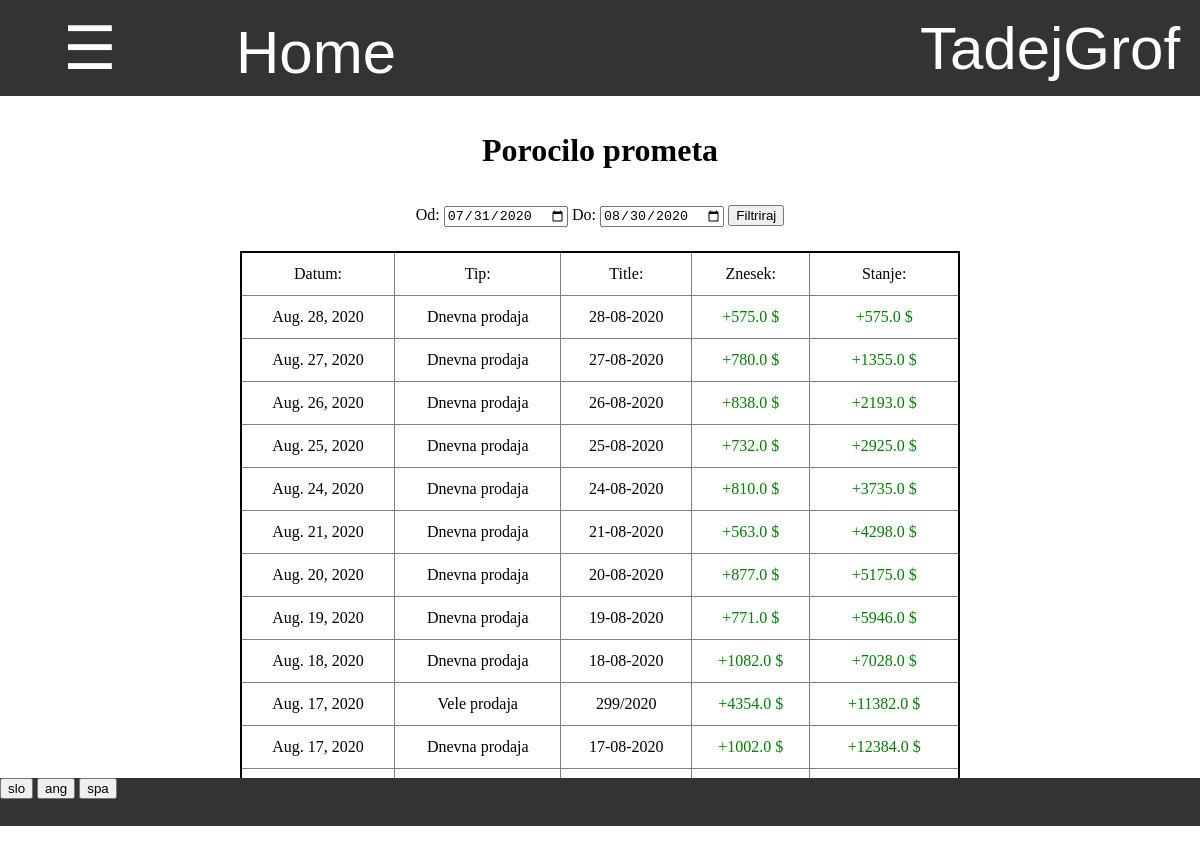
The app's page /zaloga/porocilo/porocilo_prometa (signed in) with its own data.
### program/models.py (models this page shows, shortened)
class Profil(models.Model):
    user = models.OneToOneField(User,on_delete=models.CASCADE)
    jezik =  models.CharField(default="spa",max_length=3, choices=JEZIKI)
    aktivna_zaloga = models.ForeignKey(Zaloga, default=1, on_delete=models.CASCADE)
    dovoljene_zaloge = models.ManyToManyField(Zaloga, related_name = "dovoljene")
    stranka = models.OneToOneField(Stranka, on_delete=models.CASCADE, default=None, null=True, blank=True)
    celo_ime = models.CharField(default="",max_length=40)
    tip_banke = models.CharField(default="",max_length=40)
    stevilka_racuna = models.CharField(default="",max_length=40)
    telefon = models.CharField(default="",max_length=40)

### zaloga/models.py (models this page shows, shortened)
class Dnevna_prodaja(models.Model):
    zaloga = models.ForeignKey(Zaloga, default=1, on_delete=models.CASCADE)
    prodaja = models.ForeignKey(Prodaja, default=1, on_delete=models.CASCADE)
    datum = models.DateField(default=timezone.now)
    title = models.CharField(default="", max_length=20)
    tip = 'dnevna_prodaja'
    @property
    def skupna_cena(self):
        cena = 0
        for vnos in Vnos.objects.filter(baza__dnevna_prodaja=self,baza__status="veljavno"):
            cena += vnos.cena * vnos.stevilo
        return cena

class Baza(models.Model):
    author = models.ForeignKey(User,default=1, on_delete=models.CASCADE)
    title = models.CharField(default="",max_length=15)
    datum = models.DateField(default=timezone.now)
    zaloga = models.ForeignKey(Zaloga, default=1 ,on_delete=models.CASCADE)
    status = models.CharField(default="aktivno",max_length=10)
    sprememba_zaloge = models.IntegerField(default = -1)
    tip = models.CharField(default="prevzem",max_length=20, choices=TIPI_BAZE)
    kontejner = models.OneToOneField(Kontejner,null=True,default=None,blank=True, on_delete=models.CASCADE)
    popust = models.IntegerField(default = None, null=True, blank=True)
    stranka = models.ForeignKey(Stranka, on_delete=models.CASCADE, default=None, null=True, blank=True)
    cas = models.TimeField(default=None,null=True,blank=True)
    dnevna_prodaja = models.ForeignKey(Dnevna_prodaja, on_delete=models.CASCADE, default=None, null=True, blank=True)
    prevoz = models.DecimalField(default=None,null=True,blank=True,max_digits=5, decimal_places=2)
    @property
    def skupno_stevilo(self):
        stevilo = 0
        for vnos in self.vnos_set.all():
            stevilo += vnos.stevilo
        return stevilo
    @property
    def skupna_cena(self):
        try:
            cena = 0
            for vnos in self.vnos_set.all():
                cena += vnos.skupna_cena
            return cena
        except:
            return None
    @property
    def cena_popusta(self):
        try:
            return round(float(self.skupna_cena) * (self.popust / 100))
        except:
            return None
    @property
    def cena_prevoza(self):
        if self.prevoz != None:
            return round(float(self.skupno_stevilo * self.prevoz))
    @property
    def koncna_cena(self):
        try:
            if self.prevoz != None:
                return self.skupna_cena - self.cena_popusta + self.cena_prevoza
            else:
                return self.skupna_cena - self.cena_popusta
        except:
            return None

### zaloga/my_views/stroski_views.py (the view, shortened to what this page needs)
# urls.py: path('porocilo_prometa',stroski_views.porocilo_prometa, name='porocilo_prometa'),
def porocilo_prometa(request):
    danes = datetime.date.today().strftime('%Y-%m-%d')
    pred_mescem =  (datetime.date.today() - datetime.timedelta(days=30)).strftime('%Y-%m-%d')
    od = request.GET.get('od',pred_mescem)
    do = request.GET.get('do', danes)
    stroski = Stroski_Group.objects.all().filter(datum__gte = od, datum__lte = do).order_by('-datum','-pk').prefetch_related('strosek_set')
    vele_prodaje = Baza.objects.all().filter(tip="vele_prodaja",datum__gte=od,datum__lte=do,status="veljavno").order_by('-datum','-pk').prefetch_related('vnos_set')
    dnevne_prodaje = Dnevna_prodaja.objects.all().filter(datum__gte=od,datum__lte=do).order_by('-datum','-pk')
    promet = []
    for vele_prodaja in vele_prodaje.iterator():
        slovar = {
            'tip':'Vele prodaja',
            'znesek':float(vele_prodaja.koncna_cena),
            'title':vele_prodaja.title,
            'datum':vele_prodaja.datum,
        }
        promet.append(slovar)
    for dnevna_prodaja in dnevne_prodaje.iterator():
        slovar = {
            'tip':'Dnevna prodaja',
            'znesek':float(dnevna_prodaja.skupna_cena),
            'title':dnevna_prodaja.title,
            'datum':dnevna_prodaja.datum,
        }
        promet.append(slovar)
    promet = sorted(promet,key = lambda i: (i['datum'],i['tip'],i['znesek']), reverse=True)
    pretok, skupno = pregled_prometa(promet)
    slovar = {
        'pretok':pretok,
        'skupno':skupno,
        'promet':promet,
        'od':od,
        'do':do,
    }
    return pokazi_stran(request,'porocilo/porocilo.html',slovar)

### program/models.py (called while the page is built)
    @property
    def vrni_jezike(self):
        return JEZIKI

### request_funkcije.py (called while the page is built)
def vrni_slovar(request):
    with open('slovar.json') as dat:
        slovar = json.load(dat)
    return slovar

def pokazi_stran(request, html, baze={}):
    je_stranka = False
    program = Program.objects.first()
    zaloga = request.user.profil.aktivna_zaloga
    if request.user.profil.stranka != None:
        je_stranka = True
    slovar = {'je_stranka':je_stranka,'program':program,'slovar':vrni_slovar(request),'jezik':request.user.profil.jezik}
    slovar.update(baze)
    if not 'zaloga' in baze:
        slovar.update({'zaloga':zaloga})
    slovar.update({'zaloga_pk':slovar['zaloga'].pk})
    return render(request, html, slovar)

### zaloga/models.py (called while the page is built)
    @property
    def tipi_prodaj(self):
        return json.loads(self.tipi_prodaje)

    @property
    def skupna_cena(self):
        try:
            return self.stevilo * self.cena
        except:
            return None

### zaloga/my_views/stroski_views.py (called while the page is built)
def pregled_prometa(promet):
    cene, skupno = [], 0
    for sprememba in promet:
        skupno += sprememba['znesek']
        cene.append(skupno)
    return cene, skupno

### zaloga/templatetags/zaloga_exstras.py (called while the page is built)
@register.filter(name="ima_prodajo")
def ima_prodajo(zaloga,prodaja):
    return prodaja in zaloga.tipi_prodaj

@register.filter
def keyvalue(dict, key):
    return dict[key]

### zaloga/templates/porocilo/porocilo.html (shortened to what this page needs)
{% extends 'program/base.html' %}
{% load zaloga_exstras %}
{% block content %}
<h1 style="margin-top:3%"> Porocilo prometa </h1>
<div class="filter" style="margin-top:3%">
    <form action="{% url 'porocilo_prometa' %}" method="GET">
        {{slovar|keyvalue:'Od'|keyvalue:jezik}}: <input type="date" value="{{od}}" name="od">
        {{slovar|keyvalue:'Do'|keyvalue:jezik}}: <input type="date" value="{{do}}" name="do">
        <input type="submit" value="{{slovar|keyvalue:'Filtriraj'|keyvalue:jezik}}">
    </form>
</div>
<div style="margin-top:2%;display:inline-block;width:60%">
    <table class="tabela_vnosov">
        <tr>
            <td> {{slovar|keyvalue:'Datum'|keyvalue:jezik}}: </td>
            <td> {{slovar|keyvalue:'Tip'|keyvalue:jezik}}: </td>
            <td> {{slovar|keyvalue:'Title'|keyvalue:jezik}}: </td>
            <td> {{slovar|keyvalue:'Znesek'|keyvalue:jezik}}: </td>
            <td> {{slovar|keyvalue:'Stanje'|keyvalue:jezik}}: </td>
        </tr>
        {% for sprememba in promet %}
            <tr>
                <td> {{sprememba.datum}} </td>
                <td> {{slovar|keyvalue:sprememba.tip|keyvalue:jezik}} </td>
                <td> {{sprememba.title}} </td>
                {% if sprememba.znesek < 0 %}
                    <td> <div style="color:red">{{sprememba.znesek}} $</div> </td>
                {% else %}
                     <td> <div style="color:green">+{{sprememba.znesek}} $</div> </td>
                {% endif %}
                {% if pretok|keyvalue:forloop.counter0 < 0 %}
                    <td> <div style="color:red">{{pretok|keyvalue:forloop.counter0}} $</div> </td>
                {% else %}
                     <td> <div style="color:green">+{{pretok|keyvalue:forloop.counter0}} $</div> </td>
                {% endif %}
            </tr>
        {% endfor %}
    </table>
</div>
{% endblock %}

### program/templates/program/base.html (shortened to what this page needs)
{% load staticfiles %}
{% load zaloga_exstras %}
<html>
    <head>
        <link rel="stylesheet" href="{% static 'css/footer.css' %}">
        <link rel="stylesheet" href="{% static 'css/osnovno.css' %}">
    </head>
    <body>
        {% include "css/navbar.html" %}
        <div id="body" style=";width:100%;height:85.2%;vertical-align:top;text-align:center;overflow:auto">
            {% block content %}
            {% endblock %}
        </div>
        <div class="footer">
            {% for jezik in program.vrni_jezike %}
                <form style="display:inline-block" action="{% url 'spremeni_jezik' %}" method="POST">
                    <input type="submit" value="{{jezik.0}}">
                </form>
            {% endfor %}
        </div>
    </body>
</html>

### program/templates/css/navbar.html (shortened to what this page needs)
{% load zaloga_exstras %}
<div id="navbar" class="navbar">
    {% if je_stranka %}
        <div style="display:inline-block;width:28%"><a href="{% url 'stranka_pregled_narocil' %}" style="width:100%"> Pregled narocil </a></div>
        <div style="display:inline-block;width:22%"><a href="{% url 'stranka_zgodovina' %}" style="width:100%"> Zgodovina </a></div>
        <a style="width:15%" href="/">Home</a>
    {% else %}
        <button onclick="odpri()" class="nav" style="width:15%"> ☰ </button>
        <a style="width:20%" href="/">Home</a>
    {% endif %}
    <div class="racun dropdown" id="racun">
        <button class="dropbtn" >{{ user.get_username }}
        </button>
    </div>
</div>

### program/static/css/footer.css (style rules this page uses)
div.footer { display:block; width:100%; height:6%; background:#333; }
div { margin: 0%; padding: 0%; }
div input { margin: 0%; }
div form { margin:0%; padding: 0% }

### program/templates/program/base.html (style rules this page uses)
body { margin: 0%; padding: 0%; overflow:hidden; }
div { margin: 0%; padding: 0%; }

### program/templates/css/tabele.html (style rules this page uses)
table.tabela_vnosov { width:100%; border-spacing:0; border: 2px solid black; border-collapse: collapse; padding:0.5%; table-layout:"fixed" }
table.tabela_vnosov td { font-size: 100%; text-align: center; border: 1px solid grey; padding: 1vmin; border-collapse: collapse; }

### program/templates/css/navbar.html (style rules this page uses)
.navbar { overflow: hidden; background-color: #333; font-family: Arial; height:12% }
.navbar a { float: left; font-size: 5vmin; color: white; text-align: center; padding: 18px 16px; text-decoration:none; height:100%; }
.navbar .dropdown, .nav { float: left; height:100%; width:100%; margin:0; overflow:hidden; }
.navbar .dropdown .dropbtn, .nav { font-size: 5vmin; border: none; outline: none; color: white; padding: 12px 16px; width:100%; height:100%; background-color: inherit; font-family: inherit; margin: 0; }
.navbar .racun { float:right; width:300px; overflow:hidden }

### records on screen
Profil: jezik "Od", jezik "Do", jezik "Filtriraj", jezik "Datum", jezik "Tip", jezik "Title", jezik "Znesek", jezik "Stanje", promet "Dnevna prodaja" "Dnevna prodaja" "Dnevna prodaja" "Dnevna prodaja" "Dnevna prodaja" "Dnevna prodaja" "Dnevna prodaja" "Dnevna prodaja" "Dnevna prodaja" "Vele prodaja" "Dnevna prodaja"
Dnevna_prodaja: datum "Aug. 28, 2020", title "28-08-2020"
Dnevna_prodaja: datum "Aug. 27, 2020", title "27-08-2020"
Dnevna_prodaja: datum "Aug. 26, 2020", title "26-08-2020"
Dnevna_prodaja: datum "Aug. 25, 2020", title "25-08-2020"
Dnevna_prodaja: datum "Aug. 24, 2020", title "24-08-2020"
Dnevna_prodaja: datum "Aug. 21, 2020", title "21-08-2020"
Dnevna_prodaja: datum "Aug. 20, 2020", title "20-08-2020"
Dnevna_prodaja: datum "Aug. 19, 2020", title "19-08-2020"
Dnevna_prodaja: datum "Aug. 18, 2020", title "18-08-2020"
Dnevna_prodaja: datum "Aug. 17, 2020", title "17-08-2020"

### other values on screen
{{ user.get_username }} "TadejGrof"
{{ sprememba.znesek }} "575.0" "780.0" "838.0" "732.0" "810.0" "563.0" "877.0" "771.0" "1082.0" "4354.0" "1002.0"
{{ pretok|keyvalue:forloop.counter0 }} "575.0" "1355.0" "2193.0" "2925.0" "3735.0" "4298.0" "5175.0" "5946.0" "7028.0" "11382.0" "12384.0"
